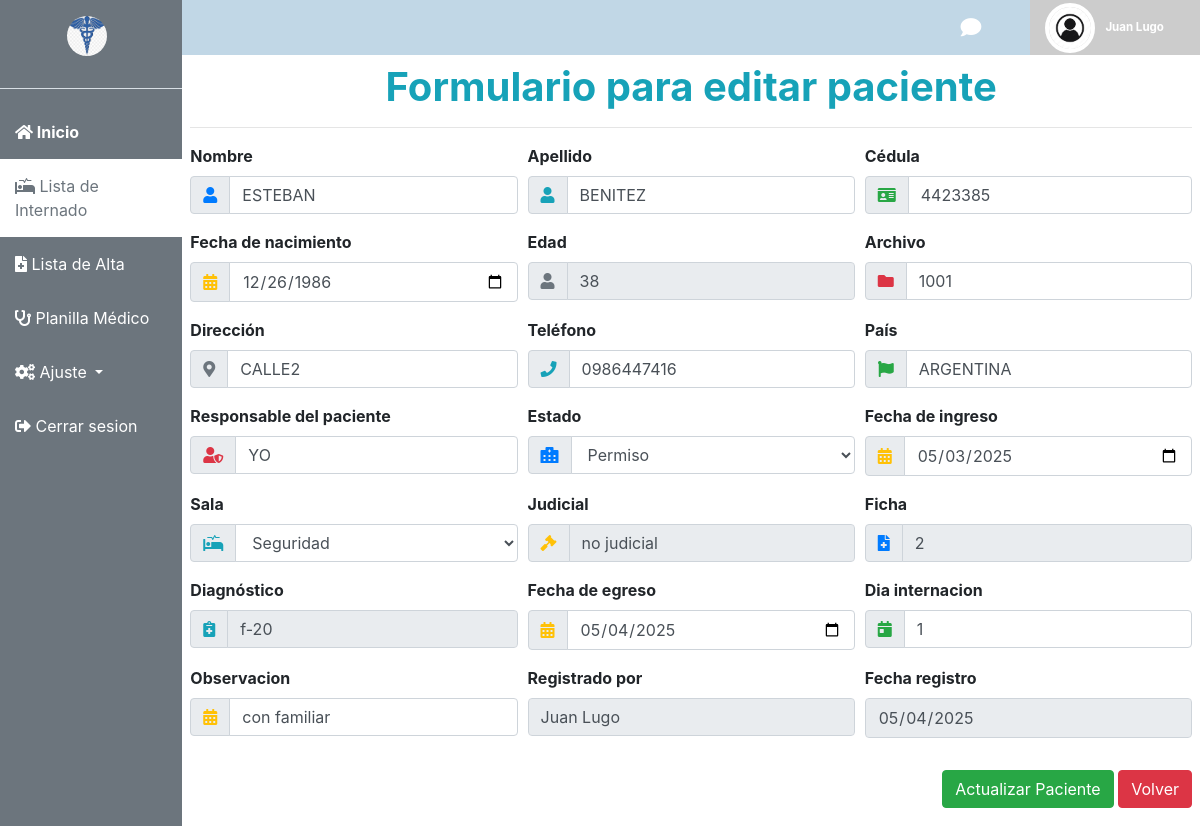
Screenshot of /vista/editar_internado.php?id=23 (signed in) with the database file from the repository.
### tables this page shows
CREATE TABLE `pacientes` (
  `id` int(11) NOT NULL,
  `nombre` varchar(100) NOT NULL,
  `apellido` varchar(100) NOT NULL,
  `cedula` varchar(20) NOT NULL,
  `fecha_nacimiento` date NOT NULL,
  `archivo` varchar(255) DEFAULT NULL,
  `direccion` text DEFAULT NULL,
  `telefono` varchar(20) DEFAULT NULL,
  `pais` varchar(100) DEFAULT NULL,
  `responsable` varchar(200) DEFAULT NULL,
  `id_usuario` int(11) NOT NULL,
  `estado` varchar(100) NOT NULL,
  `fecha_ingreso` date NOT NULL,
  `sala` varchar(20) NOT NULL,
  `fecha_egreso` date NOT NULL,
  `dia_internacion` int(10) DEFAULT NULL,
  `observacion` varchar(100) NOT NULL,
  `fecha_registro` date NOT NULL DEFAULT current_timestamp(),
  `fecha_actualizacion` timestamp NOT NULL DEFAULT current_timestamp() ON UPDATE current_timestamp()
);

CREATE TABLE `detalle_medico` (
  `id` int(11) NOT NULL,
  `id_paciente` int(11) NOT NULL,
  `diagnostico` text DEFAULT NULL,
  `judicial` varchar(50) DEFAULT NULL,
  `fecha_inf_judicial` date NOT NULL,
  `ficha` varchar(100) DEFAULT NULL,
  `sala` varchar(20) DEFAULT NULL,
  `estado` varchar(100) DEFAULT NULL,
  `deposito` varchar(100) DEFAULT NULL,
  `obs` varchar(250) NOT NULL,
  `fecha_registro` timestamp NULL DEFAULT current_timestamp(),
  `fecha_actualizacion` timestamp NULL DEFAULT current_timestamp() ON UPDATE current_timestamp()
);

CREATE TABLE `usuarios` (
  `id_usuario` int(11) NOT NULL,
  `nombre` varchar(150) NOT NULL,
  `usuario` varchar(100) NOT NULL,
  `email` varchar(255) NOT NULL,
  `contraseña` varchar(255) NOT NULL,
  `id_cargo` int(11) DEFAULT NULL,
  `estado` enum('online','offline') DEFAULT 'offline',
  `foto_perfil` varchar(255) NOT NULL
);

### control/paciente/editar_paciente.php (called while the page is built)
<?php
include "../conexion/conexion.php";
$id = $_GET['id'];
$query = "SELECT
    pacientes.*,
    detalle_medico.diagnostico,
    detalle_medico.judicial,
    detalle_medico.ficha,
    usuarios.nombre AS nombre_usuario
FROM pacientes
LEFT JOIN detalle_medico ON pacientes.id = detalle_medico.id_paciente
LEFT JOIN usuarios ON pacientes.id_usuario = usuarios.id_usuario
WHERE pacientes.id = ?
";
$stmt = $conexion->prepare($query);
$stmt->bind_param("i", $id);
$stmt->execute();
$resultado = $stmt->get_result();
$paciente = $resultado->fetch_assoc();
$fecha_nacimiento = new DateTime($paciente['fecha_nacimiento']);
$hoy = new DateTime();
$edad = $hoy->diff($fecha_nacimiento)->y;
?>

### vista/editar_internado.php (the view, shortened to what this page needs)
<?php
include '../include/parte1.php';
include '../control/paciente/editar_paciente.php';
?>
<div class="container-fluid p-0">
<?php include '../include/header.php';?>
  <div class="p-2">
<h1 class="text-center text-info"><strong>Formulario para editar paciente</strong></h1>
<hr>
<form action="../control/paciente/p_editar_paciente.php" method="POST" enctype="multipart/form-data">
  <div class="form-row">
    <div class="form-group col-md-4">
      <label><strong>Nombre</strong></label>
      <div class="input-group">
        <div class="input-group-prepend">
          <span class="input-group-text text-primary"><i class="fas fa-user"></i></span>
        </div>
        <input type="text" name="nombre" class="form-control" value="<?php echo $paciente['nombre']; ?>" required>
      </div>
    </div>
    <div class="form-group col-md-4">
      <label><strong>Apellido</strong></label>
      <div class="input-group">
        <div class="input-group-prepend">
          <span class="input-group-text text-info"><i class="fas fa-user"></i></span>
        </div>
        <input type="text" name="apellido" class="form-control" value="<?php echo $paciente['apellido']; ?>" required>
      </div>
    </div>
    <div class="form-group col-md-4">
      <label><strong>Cédula</strong></label>
      <div class="input-group">
        <div class="input-group-prepend">
          <span class="input-group-text text-success"><i class="fas fa-id-card"></i></span>
        </div>
        <input type="text" name="cedula" class="form-control" value="<?php echo $paciente['cedula']; ?>" required>
      </div>
    </div>
    <div class="form-group col-md-4">
      <label><strong>Fecha de nacimiento</strong></label>
      <div class="input-group">
        <div class="input-group-prepend">
          <span class="input-group-text text-warning"><i class="fas fa-calendar-alt"></i></span>
        </div>
        <input type="date" name="fecha_nacimiento" class="form-control" value="<?php echo $paciente['fecha_nacimiento']; ?>">
      </div>
    </div>
    <div class="form-group col-md-4">
      <label><strong>Edad</strong></label>
      <div class="input-group">
        <div class="input-group-prepend">
          <span class="input-group-text text-secondary"><i class="fas fa-user"></i></span>
        </div>
        <input type="text" name="edad" class="form-control" value="<?php echo $edad; ?>" disabled>
      </div>
    </div>
    <div class="form-group col-md-4">
      <label><strong>Archivo</strong></label>
      <div class="input-group">
        <div class="input-group-prepend">
          <span class="input-group-text text-danger"><i class="fas fa-folder"></i></span>
        </div>
        <input type="text" name="archivo" class="form-control" value="<?php echo $paciente['archivo']; ?>">
      </div>
    </div>
    <div class="form-group col-md-4">
      <label><strong>Dirección</strong></label>
      <div class="input-group">
        <div class="input-group-prepend">
          <span class="input-group-text text-secondary"><i class="fas fa-map-marker-alt"></i></span>
        </div>
        <input type="text" name="direccion" class="form-control" value="<?php echo $paciente['direccion']; ?>">
      </div>
    </div>
    <div class="form-group col-md-4">
      <label><strong>Teléfono</strong></label>
      <div class="input-group">
        <div class="input-group-prepend">
          <span class="input-group-text text-info"><i class="fas fa-phone"></i></span>
        </div>
        <input type="text" name="telefono" class="form-control" value="<?php echo $paciente['telefono']; ?>">
      </div>
    </div>
    <div class="form-group col-md-4">
      <label><strong>País</strong></label>
      <div class="input-group">
        <div class="input-group-prepend">
          <span class="input-group-text text-success"><i class="fas fa-flag"></i></span>
        </div>
        <input type="text" name="pais" class="form-control" value="<?php echo $paciente['pais']; ?>">
      </div>
    </div>
    <div class="form-group col-md-4">
      <label><strong>Responsable del paciente</strong></label>
      <div class="input-group">
        <div class="input-group-prepend">
          <span class="input-group-text text-danger"><i class="fas fa-user-shield"></i></span>
        </div>
        <input type="text" name="responsable" class="form-control" value="<?php echo $paciente['responsable']; ?>">
      </div>
    </div>
    <div class="form-group col-md-4">
      <label><strong>Estado</strong></label>
      <div class="input-group">
        <div class="input-group-prepend">
          <span class="input-group-text text-primary"><i class="fas fa-hospital-alt"></i></span>
        </div>
        <select name="estado" class="form-control">
        <option value="permiso" <?php if ($paciente['estado'] == 'permiso') echo 'selected'; ?>>Permiso</option>
      </select>
      </div>
    </div>
    <div class="form-group col-md-4">
      <label><strong>Fecha de ingreso</strong></label>
      <div class="input-group">
        <div class="input-group-prepend">
          <span class="input-group-text text-warning"><i class="fas fa-calendar-alt"></i></span>
        </div>
        <input type="date" name="fecha_ingreso" class="form-control" value="<?php echo $paciente['fecha_ingreso']; ?>">
      </div>
    </div>
    <div class="form-group col-md-4">
      <label><strong>Sala</strong></label>
      <div class="input-group">
        <div class="input-group-prepend">
          <span class="input-group-text text-info"><i class="fas fa-procedures"></i></span>
        </div>
        <select name="sala" class="form-control">
        <option value="seguridad" <?php if ($paciente['sala'] == 'seguridad') echo 'selected'; ?>>Seguridad</option>
      </select>
      </div>
    </div>
    <div class="form-group col-md-4">
      <label><strong>Judicial</strong></label>
      <div class="input-group">
        <div class="input-group-prepend">
          <span class="input-group-text text-warning"><i class="fas fa-gavel"></i></span>
        </div>
        <input type="text" class="form-control" value="<?php echo $paciente['judicial']; ?>" disabled>
      </div>
    </div>
    <div class="form-group col-md-4">
      <label><strong>Ficha</strong></label>
      <div class="input-group">
        <div class="input-group-prepend">
          <span class="input-group-text text-primary"><i class="fas fa-file-medical"></i></span>
        </div>
        <input type="text" class="form-control" value="<?php echo $paciente['ficha']; ?>" disabled>
      </div>
    </div>
    <div class="form-group col-md-4">
      <label><strong>Diagnóstico</strong></label>
      <div class="input-group">
        <div class="input-group-prepend">
          <span class="input-group-text text-info"><i class="fas fa-notes-medical"></i></span>
        </div>
        <input type="text" class="form-control" value="<?php echo $paciente['diagnostico']; ?>" disabled>
      </div>
    </div>
    <div class="form-group col-md-4">
      <label><strong>Fecha de egreso</strong></label>
      <div class="input-group">
        <div class="input-group-prepend">
          <span class="input-group-text text-warning"><i class="fas fa-calendar-alt"></i></span>
        </div>
        <input type="date" class="form-control" name="fecha_egreso" value="<?php echo $paciente['fecha_egreso']; ?>">
      </div>
    </div>
    <div class="form-group col-md-4">
      <label><strong>Dia internacion</strong></label>
      <div class="input-group">
        <div class="input-group-prepend">
          <span class="input-group-text text-success"><i class="fas fa-calendar-day"></i></span>
        </div>
        <input type="text" class="form-control" value="<?php echo $paciente['dia_internacion']; ?>">
      </div>
    </div>
    <div class="form-group col-md-4">
      <label><strong>Observacion</strong></label>
      <div class="input-group">
        <div class="input-group-prepend">
          <span class="input-group-text text-warning"><i class="fas fa-calendar-alt"></i></span>
        </div>
        <input type="text" class="form-control" name="observacion" value="<?php echo $paciente['observacion']; ?>">
      </div>
    </div>
    <div class="form-group col-md-4">
      <label><strong>Registrado por</strong></label>
      <input type="text" class="form-control" value="<?php echo $paciente['nombre_usuario']; ?>" disabled>
    </div>
    <div class="form-group col-md-4">
      <label><strong>Fecha registro</strong></label>
      <input type="date" class="form-control" value="<?php echo $paciente['fecha_registro']; ?>" disabled>
    </div>
    <div class="col-12 text-right" style="margin-bottom: 10px;">
    <button type="submit" class="btn btn-success mt-3">Actualizar Paciente</button>
    <a class="btn btn-danger mt-3" href="lista_internado.php">Volver</a>
  </div>
</div>
</form>
</div>
</div>
<?php include '../include/script.php'; ?>
<?php include '../include/parte2.php'; ?>

### include/parte1.php (style rules this page uses)
body { margin: 0; padding: 0; height: auto; display: flex; flex-direction: row; }

### rows the page displays
pacientes: nombre "ESTEBAN", apellido "BENITEZ", cedula "4423385", fecha_nacimiento "12/26/1986", edad "38", archivo "1001", direccion "CALLE2", telefono "0986447416", pais "ARGENTINA", responsable "YO", estado "Permiso", fecha_ingreso "05/03/2025", sala "Seguridad", judicial "no judicial", ficha "2", diagnostico "f-20", fecha_egreso "05/04/2025", dia_internacion "1", observacion "con familiar", id_usuario.nombre "Juan Lugo", fecha_registro "05/04/2025"

### other values shown
$_SESSION['nombre'] "Juan Lugo"
